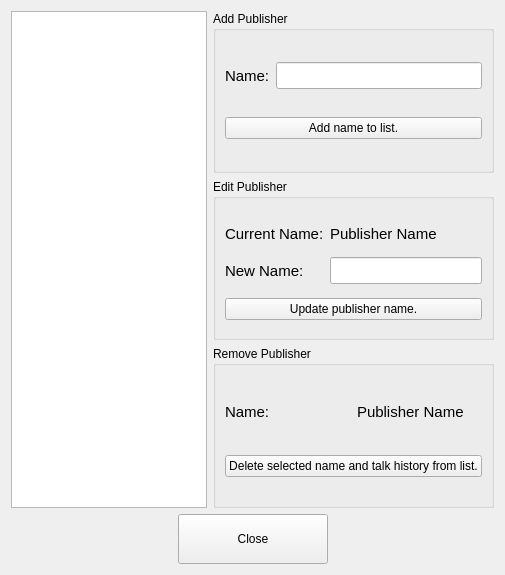
<?xml version="1.0" encoding="UTF-8"?>
<ui version="4.0">
 <class>EditPubList</class>
 <widget class="QWidget" name="EditPubList">
  <property name="geometry">
   <rect>
    <x>0</x>
    <y>0</y>
    <width>505</width>
    <height>575</height>
   </rect>
  </property>
  <property name="windowTitle">
   <string>Edit Publisher List</string>
  </property>
  <layout class="QVBoxLayout" name="verticalLayout_4">
   <item>
    <layout class="QHBoxLayout" name="horizontalLayout_3">
     <item>
      <widget class="QListWidget" name="pub_list">
       <property name="maximumSize">
        <size>
         <width>200</width>
         <height>16777215</height>
        </size>
       </property>
      </widget>
     </item>
     <item>
      <layout class="QVBoxLayout" name="verticalLayout_3">
       <item>
        <widget class="QGroupBox" name="groupBox">
         <property name="title">
          <string>Add Publisher</string>
         </property>
         <layout class="QVBoxLayout" name="verticalLayout">
          <item>
           <layout class="QHBoxLayout" name="horizontalLayout">
            <item>
             <widget class="QLabel" name="label">
              <property name="font">
               <font>
                <pointsize>11</pointsize>
               </font>
              </property>
              <property name="text">
               <string>Name:</string>
              </property>
             </widget>
            </item>
            <item>
             <widget class="QLineEdit" name="pub_name">
              <property name="font">
               <font>
                <pointsize>12</pointsize>
               </font>
              </property>
             </widget>
            </item>
           </layout>
          </item>
          <item>
           <widget class="QPushButton" name="btn_add">
            <property name="text">
             <string>Add name to list.</string>
            </property>
           </widget>
          </item>
         </layout>
        </widget>
       </item>
       <item>
        <widget class="QGroupBox" name="groupBox_2">
         <property name="title">
          <string>Edit Publisher</string>
         </property>
         <layout class="QVBoxLayout" name="verticalLayout_2">
          <item>
           <layout class="QGridLayout" name="gridLayout">
            <item row="0" column="0">
             <widget class="QLabel" name="label_2">
              <property name="maximumSize">
               <size>
                <width>16777215</width>
                <height>35</height>
               </size>
              </property>
              <property name="font">
               <font>
                <pointsize>11</pointsize>
               </font>
              </property>
              <property name="text">
               <string>Current Name:</string>
              </property>
             </widget>
            </item>
            <item row="1" column="0">
             <widget class="QLabel" name="label_3">
              <property name="font">
               <font>
                <pointsize>11</pointsize>
               </font>
              </property>
              <property name="text">
               <string>New Name:</string>
              </property>
             </widget>
            </item>
            <item row="1" column="1">
             <widget class="QLineEdit" name="newname_box">
              <property name="font">
               <font>
                <pointsize>12</pointsize>
               </font>
              </property>
             </widget>
            </item>
            <item row="0" column="1">
             <widget class="QLabel" name="lbl_current_name">
              <property name="maximumSize">
               <size>
                <width>16777215</width>
                <height>35</height>
               </size>
              </property>
              <property name="font">
               <font>
                <pointsize>11</pointsize>
               </font>
              </property>
              <property name="text">
               <string>Publisher Name</string>
              </property>
             </widget>
            </item>
           </layout>
          </item>
          <item>
           <widget class="QPushButton" name="btn_update">
            <property name="text">
             <string>Update publisher name.</string>
            </property>
           </widget>
          </item>
         </layout>
        </widget>
       </item>
       <item>
        <widget class="QGroupBox" name="groupBox_3">
         <property name="title">
          <string>Remove Publisher</string>
         </property>
         <layout class="QVBoxLayout" name="verticalLayout_5">
          <item>
           <layout class="QHBoxLayout" name="horizontalLayout_4">
            <item>
             <widget class="QLabel" name="label_4">
              <property name="maximumSize">
               <size>
                <width>16777215</width>
                <height>40</height>
               </size>
              </property>
              <property name="font">
               <font>
                <pointsize>11</pointsize>
               </font>
              </property>
              <property name="text">
               <string>Name:</string>
              </property>
             </widget>
            </item>
            <item>
             <widget class="QLabel" name="lbl_del_name">
              <property name="maximumSize">
               <size>
                <width>16777215</width>
                <height>40</height>
               </size>
              </property>
              <property name="font">
               <font>
                <pointsize>11</pointsize>
               </font>
              </property>
              <property name="text">
               <string>Publisher Name</string>
              </property>
             </widget>
            </item>
           </layout>
          </item>
          <item>
           <widget class="QPushButton" name="btn_remove">
            <property name="text">
             <string>Delete selected name and talk history from list.</string>
            </property>
           </widget>
          </item>
         </layout>
        </widget>
       </item>
      </layout>
     </item>
    </layout>
   </item>
   <item>
    <layout class="QHBoxLayout" name="horizontalLayout_2">
     <item>
      <spacer name="horizontalSpacer">
       <property name="orientation">
        <enum>Qt::Horizontal</enum>
       </property>
       <property name="sizeHint" stdset="0">
        <size>
         <width>40</width>
         <height>20</height>
        </size>
       </property>
      </spacer>
     </item>
     <item>
      <widget class="QPushButton" name="btn_close">
       <property name="minimumSize">
        <size>
         <width>150</width>
         <height>50</height>
        </size>
       </property>
       <property name="text">
        <string>Close</string>
       </property>
      </widget>
     </item>
     <item>
      <spacer name="horizontalSpacer_2">
       <property name="orientation">
        <enum>Qt::Horizontal</enum>
       </property>
       <property name="sizeHint" stdset="0">
        <size>
         <width>40</width>
         <height>20</height>
        </size>
       </property>
      </spacer>
     </item>
    </layout>
   </item>
  </layout>
 </widget>
 <resources/>
 <connections/>
</ui>
